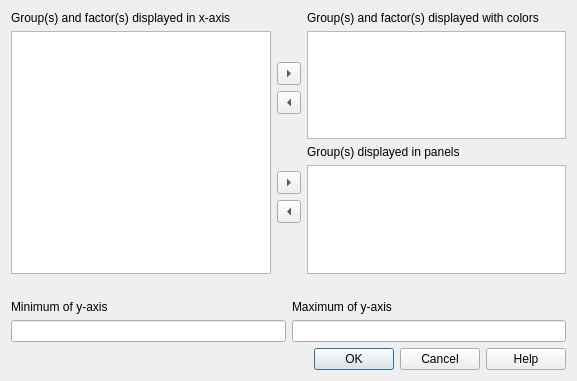
<?xml version="1.0" encoding="UTF-8"?>
<ui version="4.0">
 <class>Dialog</class>
 <widget class="QDialog" name="Dialog">
  <property name="geometry">
   <rect>
    <x>0</x>
    <y>0</y>
    <width>577</width>
    <height>381</height>
   </rect>
  </property>
  <property name="windowTitle">
   <string>Display options</string>
  </property>
  <layout class="QGridLayout" name="gridLayout">
   <item row="0" column="2">
    <layout class="QVBoxLayout" name="verticalLayout">
     <item>
      <widget class="QLabel" name="label_4">
       <property name="text">
        <string>Group(s) and factor(s) displayed with colors</string>
       </property>
       <property name="buddy">
        <cstring>factor_color_listWidget</cstring>
       </property>
      </widget>
     </item>
     <item>
      <widget class="QListWidget" name="factor_color_listWidget"/>
     </item>
     <item>
      <widget class="QLabel" name="label_5">
       <property name="text">
        <string>Group(s) displayed in panels</string>
       </property>
       <property name="buddy">
        <cstring>factor_panel_listWidget</cstring>
       </property>
      </widget>
     </item>
     <item>
      <widget class="QListWidget" name="factor_panel_listWidget"/>
     </item>
    </layout>
   </item>
   <item row="0" column="0">
    <layout class="QVBoxLayout" name="verticalLayout_3">
     <item>
      <widget class="QLabel" name="label">
       <property name="text">
        <string>Group(s) and factor(s) displayed in x-axis</string>
       </property>
       <property name="buddy">
        <cstring>factor_x_listWidget</cstring>
       </property>
      </widget>
     </item>
     <item>
      <widget class="QListWidget" name="factor_x_listWidget">
       <property name="selectionMode">
        <enum>QAbstractItemView::ExtendedSelection</enum>
       </property>
      </widget>
     </item>
    </layout>
   </item>
   <item row="2" column="0" colspan="3">
    <layout class="QHBoxLayout" name="horizontalLayout_2">
     <item>
      <layout class="QVBoxLayout" name="verticalLayout_5">
       <item>
        <widget class="QLabel" name="label_3">
         <property name="text">
          <string>Minimum of y-axis</string>
         </property>
         <property name="buddy">
          <cstring>minimum_y</cstring>
         </property>
        </widget>
       </item>
       <item>
        <widget class="QLineEdit" name="minimum_y">
         <property name="text">
          <string/>
         </property>
        </widget>
       </item>
      </layout>
     </item>
     <item>
      <layout class="QVBoxLayout" name="verticalLayout_4">
       <item>
        <widget class="QLabel" name="label_2">
         <property name="text">
          <string>Maximum of y-axis</string>
         </property>
         <property name="buddy">
          <cstring>maximum_y</cstring>
         </property>
        </widget>
       </item>
       <item>
        <widget class="QLineEdit" name="maximum_y">
         <property name="text">
          <string/>
         </property>
        </widget>
       </item>
      </layout>
     </item>
    </layout>
   </item>
   <item row="0" column="1">
    <layout class="QVBoxLayout" name="verticalLayout_2">
     <item>
      <spacer name="verticalSpacer_3">
       <property name="orientation">
        <enum>Qt::Vertical</enum>
       </property>
       <property name="sizeHint" stdset="0">
        <size>
         <width>20</width>
         <height>40</height>
        </size>
       </property>
      </spacer>
     </item>
     <item>
      <widget class="QToolButton" name="add_color_button">
       <property name="text">
        <string>...</string>
       </property>
       <property name="arrowType">
        <enum>Qt::RightArrow</enum>
       </property>
      </widget>
     </item>
     <item>
      <widget class="QToolButton" name="remove_color_button">
       <property name="text">
        <string>...</string>
       </property>
       <property name="arrowType">
        <enum>Qt::LeftArrow</enum>
       </property>
      </widget>
     </item>
     <item>
      <spacer name="verticalSpacer_4">
       <property name="orientation">
        <enum>Qt::Vertical</enum>
       </property>
       <property name="sizeHint" stdset="0">
        <size>
         <width>20</width>
         <height>40</height>
        </size>
       </property>
      </spacer>
     </item>
     <item>
      <widget class="QToolButton" name="add_panel_button">
       <property name="text">
        <string>...</string>
       </property>
       <property name="arrowType">
        <enum>Qt::RightArrow</enum>
       </property>
      </widget>
     </item>
     <item>
      <widget class="QToolButton" name="remove_panel_button">
       <property name="text">
        <string>...</string>
       </property>
       <property name="arrowType">
        <enum>Qt::LeftArrow</enum>
       </property>
      </widget>
     </item>
     <item>
      <spacer name="verticalSpacer_5">
       <property name="orientation">
        <enum>Qt::Vertical</enum>
       </property>
       <property name="sizeHint" stdset="0">
        <size>
         <width>20</width>
         <height>40</height>
        </size>
       </property>
      </spacer>
     </item>
    </layout>
   </item>
   <item row="3" column="0" colspan="3">
    <layout class="QHBoxLayout" name="horizontalLayout">
     <item>
      <widget class="QDialogButtonBox" name="buttonBox">
       <property name="orientation">
        <enum>Qt::Horizontal</enum>
       </property>
       <property name="standardButtons">
        <set>QDialogButtonBox::Cancel|QDialogButtonBox::Help|QDialogButtonBox::Ok</set>
       </property>
       <property name="centerButtons">
        <bool>false</bool>
       </property>
      </widget>
     </item>
    </layout>
   </item>
   <item row="1" column="0" colspan="3">
    <spacer name="horizontalSpacer">
     <property name="orientation">
      <enum>Qt::Horizontal</enum>
     </property>
     <property name="sizeHint" stdset="0">
      <size>
       <width>40</width>
       <height>20</height>
      </size>
     </property>
    </spacer>
   </item>
  </layout>
 </widget>
 <tabstops>
  <tabstop>factor_x_listWidget</tabstop>
  <tabstop>add_color_button</tabstop>
  <tabstop>remove_color_button</tabstop>
  <tabstop>factor_color_listWidget</tabstop>
  <tabstop>add_panel_button</tabstop>
  <tabstop>remove_panel_button</tabstop>
  <tabstop>factor_panel_listWidget</tabstop>
 </tabstops>
 <resources/>
 <connections/>
</ui>
